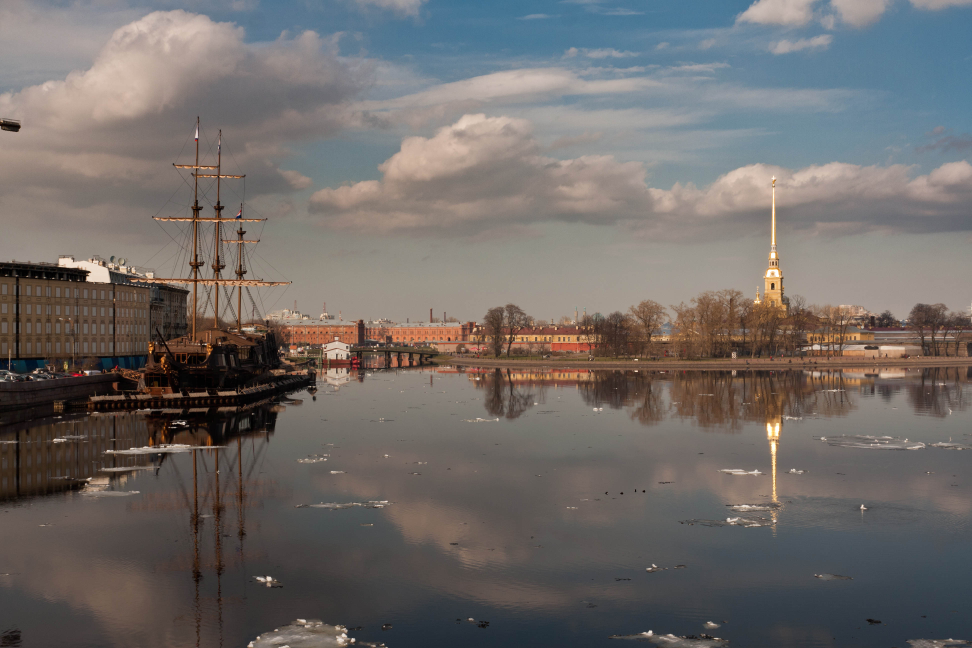
#> input picture data/boat1.jpg, 3888 x 2592 px (shown at 1/4 size)
$ python run_experiments.py
#> lines starting #> are read from the running program, lines starting #| are printed output that depends on the picture; after the words box and inside, x2 and y2 are one past the last pixel; in counts of white or black regions, pixels touching at a corner belong together
### src/stitching.py
"""SIFT + FLANN + RANSAC 的透明实现，不调用 cv2.Stitcher。"""
from dataclasses import dataclass
from pathlib import Path
import time
import cv2
import numpy as np


class StitchingError(ValueError):
    """输入、匹配或几何估计不满足拼接条件。"""


@dataclass
class Features:
    keypoints: list
    descriptors: np.ndarray


def read_image(path, max_side=1200):
    """兼容中文路径；等比例缩小以控制 SIFT 和画布内存。"""
    path = Path(path)
    if not path.is_file():
        raise FileNotFoundError(f'图像不存在: {path}')
    image = cv2.imdecode(np.fromfile(str(path), dtype=np.uint8), cv2.IMREAD_COLOR)
    if image is None:
        raise StitchingError(f'无法解码图像: {path}')
    scale = min(1.0, max_side / max(image.shape[:2]))
    if scale < 1:
        image = cv2.resize(image, None, fx=scale, fy=scale, interpolation=cv2.INTER_AREA)
    return image


def save_image(path, image):
    path = Path(path)
    path.parent.mkdir(parents=True, exist_ok=True)
    ok, data = cv2.imencode(path.suffix, image)
    if not ok:
        raise IOError(f'图像编码失败: {path}')
    data.tofile(str(path))


def extract_features(image, nfeatures=5000):
    gray = cv2.cvtColor(image, cv2.COLOR_BGR2GRAY)
    kp, des = cv2.SIFT_create(nfeatures=nfeatures).detectAndCompute(gray, None)
    if des is None or len(kp) < 4:
        raise StitchingError('有效 SIFT 特征不足；请使用有纹理且存在重叠的照片。')
    return Features(kp, des.astype(np.float32))


def estimate_homography(a, b, ratio=0.7, ransac_threshold=5.0, features=None):
    """匹配 query=A, train=B；返回的 H 始终将 B 坐标映射到 A。"""
    if not 0 < ratio < 1 or ransac_threshold <= 0:
        raise ValueError('ratio 应在 (0,1)，RANSAC 阈值应大于 0。')
    cv2.setRNGSeed(42)
    fa, fb = features if features is not None else (extract_features(a), extract_features(b))
    matcher = cv2.FlannBasedMatcher(dict(algorithm=1, trees=5), dict(checks=50))
    knn = matcher.knnMatch(fa.descriptors, fb.descriptors, k=2)
    good = [pair[0] for pair in knn if len(pair) == 2 and pair[0].distance < ratio * pair[1].distance]
    if len(good) < 8:
        raise StitchingError(f'仅有 {len(good)} 个候选匹配，至少需要 8 个可靠候选。')
    src = np.float32([fb.keypoints[m.trainIdx].pt for m in good]).reshape(-1, 1, 2)
    dst = np.float32([fa.keypoints[m.queryIdx].pt for m in good]).reshape(-1, 1, 2)
    H, mask = cv2.findHomography(src, dst, cv2.RANSAC, ransac_threshold,
                                 maxIters=5000, confidence=0.995)
    if H is None or mask is None or not np.isfinite(H).all() or abs(H[2, 2]) < 1e-12:
        raise StitchingError('单应矩阵估计失败或退化。')
    H = H / H[2, 2]
    inside = mask.ravel().astype(bool)
    if inside.sum() < 8 or inside.mean() < 0.2 or np.linalg.matrix_rank(H) < 3:
        raise StitchingError(f'几何一致性不足: {inside.sum()}/{len(good)} 个内点。')
    errors = np.linalg.norm((cv2.perspectiveTransform(src, H) - dst).reshape(-1, 2), axis=1)
    metrics = dict(keypoints_a=len(fa.keypoints), keypoints_b=len(fb.keypoints),
                   knn_pairs=len(knn), good_matches=len(good), inliers=int(inside.sum()),
                   inlier_ratio=float(inside.mean()),
                   inlier_rmse_px=float(np.sqrt(np.mean(errors[inside] ** 2))),
                   inlier_median_px=float(np.median(errors[inside])),
                   ratio=ratio, ransac_threshold_px=ransac_threshold)
    return dict(H=H, mask=inside, matches=good, features_a=fa, features_b=fb,
                errors=errors, metrics=metrics)


def corners(image):
    h, w = image.shape[:2]
    return np.float32([[0, 0], [w, 0], [w, h], [0, h]]).reshape(-1, 1, 2)


def warp_layers(images, homographies, max_pixels=25_000_000):
    """联合角点计算画布；独立掩膜保留照片中的真实黑色像素。"""
    if len(images) != len(homographies) or not images:
        raise ValueError('图像与变换数量必须一致且非空。')
    transformed = []
    for image, H in zip(images, homographies):
        points = corners(image)
        z = np.c_[points.reshape(-1, 2), np.ones(4)] @ H[2, :]
        if np.min(np.abs(z)) < 1e-6 or (z.min() < 0 < z.max()):
            raise StitchingError('变换跨越投影无穷远线，拒绝分配画布。')
        transformed.append(cv2.perspectiveTransform(points, H))
    all_points = np.concatenate(transformed).reshape(-1, 2)
    if not np.isfinite(all_points).all():
        raise StitchingError('变换后的角点包含非有限值。')
    lower = np.floor(all_points.min(axis=0)).astype(np.int64)
    upper = np.ceil(all_points.max(axis=0)).astype(np.int64)
    width, height = (upper - lower).tolist()
    if width <= 0 or height <= 0 or width * height > max_pixels:
        raise StitchingError(f'画布尺寸异常: {width} x {height}。')
    T = np.array([[1, 0, -lower[0]], [0, 1, -lower[1]], [0, 0, 1]], dtype=np.float64)
    layers, masks = [], []
    for image, H in zip(images, homographies):
        layers.append(cv2.warpPerspective(image, T @ H, (width, height)))
        mask = np.full(image.shape[:2], 255, np.uint8)
        masks.append(cv2.warpPerspective(mask, T @ H, (width, height), flags=cv2.INTER_NEAREST) > 0)
    return layers, masks, T


def blend_layers(layers, masks, mode='feather'):
    if mode not in ('overwrite', 'feather'):
        raise ValueError('融合方式仅支持 overwrite 或 feather。')
    if mode == 'overwrite':
        result = np.zeros_like(layers[0])
        # 与参考代码一致：B 先绘制，A 最后覆盖。
        for layer, mask in reversed(list(zip(layers, masks))):
            result[mask] = layer[mask]
        return result
    numerator = np.zeros(layers[0].shape, np.float32)
    denominator = np.zeros(layers[0].shape[:2], np.float32)
    for layer, mask in zip(layers, masks):
        # 外围补零，使满幅掩膜也有可解释的边缘距离。
        distance = cv2.distanceTransform(np.pad(mask.astype(np.uint8), 1), cv2.DIST_L2, 3)[1:-1, 1:-1]
        weight = (distance + 1e-3) * mask
        numerator += layer.astype(np.float32) * weight[..., None]
        denominator += weight
    return np.clip(numerator / np.maximum(denominator[..., None], 1e-6), 0, 255).astype(np.uint8)


def stitch_pair(a, b, ratio=0.7, ransac_threshold=5.0, features=None):
    start = time.perf_counter()
    fit = estimate_homography(a, b, ratio, ransac_threshold, features)
    layers, masks, T = warp_layers([a, b], [np.eye(3), fit['H']])
    overlap = masks[0] & masks[1]
    if int(overlap.sum()) < 100:
        raise StitchingError('有效重叠区域过小。')
    feather = blend_layers(layers, masks, 'feather')
    overwrite = blend_layers(layers, masks, 'overwrite')
    fit['metrics'].update(canvas_width=feather.shape[1], canvas_height=feather.shape[0],
                          overlap_pixels=int(overlap.sum()),
                          overlap_mae=float(np.abs(layers[0][overlap].astype(float)-layers[1][overlap]).mean()),
                          elapsed_seconds=time.perf_counter()-start)
    return dict(**fit, layers=layers, masks=masks, T=T, feather=feather, overwrite=overwrite)


def draw_matches(a, b, fit, max_matches=80, inliers_only=True):
    selected = [m for i, m in enumerate(fit['matches']) if not inliers_only or fit['mask'][i]]
    selected = sorted(selected, key=lambda m: m.distance)[:max_matches]
    return cv2.drawMatches(a, fit['features_a'].keypoints, b, fit['features_b'].keypoints,
                           selected, None, matchColor=(60, 220, 60),
                           flags=cv2.DrawMatchesFlags_NOT_DRAW_SINGLE_POINTS)

### src/experiments.py
"""可复现的三场景实验、参数消融、受控亮度变化及三图扩展。"""
import csv
import json
import platform
import os
import sys
from pathlib import Path
import cv2
import numpy as np
import matplotlib
matplotlib.use('Agg')
import matplotlib.pyplot as plt
from .stitching import (read_image, save_image, extract_features, estimate_homography,
                        stitch_pair, draw_matches, warp_layers, blend_layers, StitchingError)

SCENES = {'boat': ('boat1.jpg', 'boat2.jpg'),
          'budapest': ('budapest1.jpg', 'budapest2.jpg'),
          'newspaper': ('newspaper1.jpg', 'newspaper2.jpg')}


def panel(path, images, titles, columns=2):
    rows = (len(images) + columns - 1) // columns
    fig, axes = plt.subplots(rows, columns, figsize=(14, 4 * rows), squeeze=False)
    for ax, image, title in zip(axes.flat, images, titles):
        ax.imshow(cv2.cvtColor(image, cv2.COLOR_BGR2RGB))
        ax.set_title(title, fontsize=11); ax.axis('off')
    for ax in list(axes.flat)[len(images):]:
        ax.axis('off')
    fig.tight_layout(); fig.savefig(path, dpi=130, bbox_inches='tight'); plt.close(fig)


def write_csv(path, rows):
    with Path(path).open('w', encoding='utf-8', newline='') as f:
        writer = csv.DictWriter(f, fieldnames=list(rows[0]))
        writer.writeheader(); writer.writerows(rows)


def run_experiments(root, max_side=1200):
    root = Path(root); out = root / 'results'; out.mkdir(exist_ok=True)
    cv2.setNumThreads(1)
    summary, sweep = [], []
    all_images = []; titles = []
    for name, files in SCENES.items():
        a, b = [read_image(root / 'data' / file, max_side) for file in files]
#> in read_image, image is the input picture: shape (2592, 3888, 3); mean B, G, R 104, 106.6, 111.8
#> call 2 of read_image, with max_side = 1200
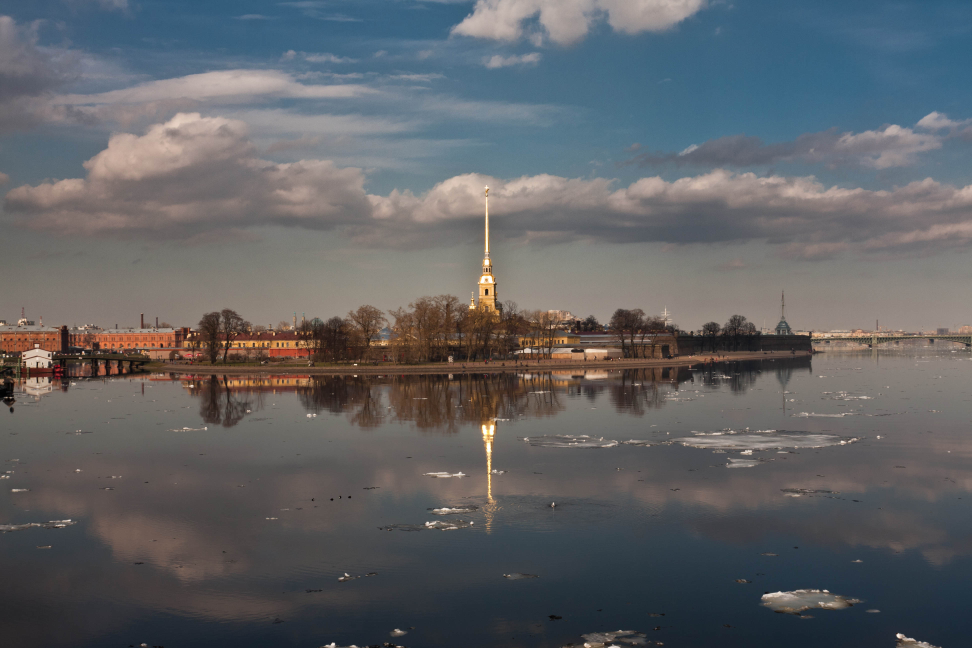
#> input picture data/boat2.jpg, 3888 x 2592 px (shown at 1/4 size)
#> in read_image, image is the input picture: shape (2592, 3888, 3); mean B, G, R 101, 98, 96.5
        all_images.extend([a, b]); titles.extend([files[0], files[1]])
        fit = stitch_pair(a, b)
#> in extract_features, `kp, des = cv2.SIFT_create(nfeatures=nfeatures).detectAndCompute(gray, ..`: kp = 2495 keypoints; strongest (x, y, size): (436, 790, 3.3), (226, 522, 2.8), (332, 714, 3.9), (107, 460, 3.9)
#> in extract_features (call 2), `kp, des = cv2.SIFT_create(nfeatures=nfeatures).detectAndCompute(gray, ..`: kp = 1747 keypoints; strongest (x, y, size): (1109, 785, 3.8), (411, 795, 2.9), (582, 645, 2.2), (439, 450, 1.9)
#> in estimate_homography, `knn = matcher.knnMatch(fa.descriptors, fb.descriptors, k=2)`: knn = 2495 matches
#> in estimate_homography, `good = [pair[0] for pair in knn if len(pair) == 2 and pair[0].distance..`: good = 742 matches
#> in estimate_homography, `src = np.float32([fb.keypoints[m.trainIdx].pt for m in good]).reshape(..`: src = 742 rows, first 8: [1031.3, 421.1], [1031.3, 421.1], [328.4, 443.1], [80.34, 479.8], [1082.1, 754.1], [960.4, 759.2], [10.08, 418.6], [10.08, 418.6]
#> in estimate_homography, `dst = np.float32([fa.keypoints[m.queryIdx].pt for m in good]).reshape(..`: dst = 742 rows, first 8: [18.02, 367.1], [239.6, 232.2], [242.3, 647], [249.2, 255.9], [273, 485.9], [273.8, 509.9], [369, 410.2], [369, 410.2]
#> in estimate_homography, `H, mask = cv2.findHomography(src, dst, cv2.RANSAC, ransac_threshold, m..`: H = [[0.805, -0.000924, 376.6], [-0.063, 0.933, 20.04], [-0.000166, 3.24e-06, 1]]; mask = 742 values, max 1 at index 9, min 0 at index 0, mean 0.925
#> in estimate_homography, `errors = np.linalg.norm((cv2.perspectiveTransform(src, H) - dst).resha..`: errors = 742 values, max 1436 at index 0, min 0.00306 at index 393, mean 11.64
#> in estimate_homography, `metrics = dict(keypoints_a=len(fa.keypoints), keypoints_b=len(fb.keypo..`: metrics = 10 items
#> in stitch_pair, `fit = estimate_homography(a, b, ratio, ransac_threshold, features)`: fit = 7 items
#> the loop in warp_layers, `for image, H in zip(images, homographies):` made 2 passes
#> (H, points, z) on pass 1: ([[1, 0, 0], [0, 1, 0], [0, 0, 1]], [[0, 0], [1200, 0], [1200, 800], [0, 800]], [1, 1, 1, 1])
#> after the loop in warp_layers, `for image, H in zip(images, homographies):`: transformed = [[[0, 0], [1200, 0], [1200, 800], [0, 800]], [[376.6, 20.04], [1676.4, -69.34], [1670, 859.8], [374.9, 764.4]]]
#> in warp_layers, `all_points = np.concatenate(transformed).reshape(-1, 2)`: all_points = [[0, 0], [1200, 0], [1200, 800], [0, 800], [376.6, 20.04], [1676.4, -69.34], [1670, 859.8], [374.9, 764.4]]
#> in warp_layers, `lower = np.floor(all_points.min(axis=0)).astype(np.int64)`: lower = [0, -70]
#> in warp_layers, `upper = np.ceil(all_points.max(axis=0)).astype(np.int64)`: upper = [1677, 860]
#> in warp_layers, `width, height = (upper - lower).tolist()`: width = 1677; height = 930
#> in warp_layers, `T = np.array([[1, 0, -lower[0]], [0, 1, -lower[1]], [0, 0, 1]], dtype=..`: T = [[1, 0, 0], [0, 1, 70], [0, 0, 1]]
#> the loop in warp_layers, `for image, H in zip(images, homographies):` made 2 passes
#> H on pass 1: [[1, 0, 0], [0, 1, 0], [0, 0, 1]]
#> after the loop in warp_layers, `for image, H in zip(images, homographies):`: layers = 2 items
#> in stitch_pair, `layers, masks, T = warp_layers([a, b], [np.eye(3), fit['H']])`: T = [[1, 0, 0], [0, 1, 70], [0, 0, 1]]
#> in stitch_pair, `overlap = masks[0] & masks[1]`:
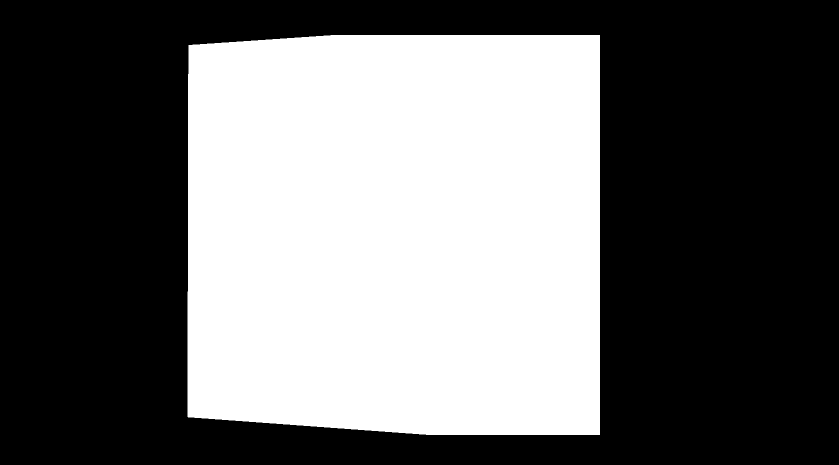
#> overlap: shape (930, 1677) bool (shown at 1/2 size); 41.5% white; 1 white region, box (x1, y1, x2, y2) and area: (375, 70, 1200, 870) 647885
#> the loop in blend_layers, `for layer, mask in zip(layers, masks):` made 2 passes
#> after the loop in blend_layers, `for layer, mask in zip(layers, masks):`:
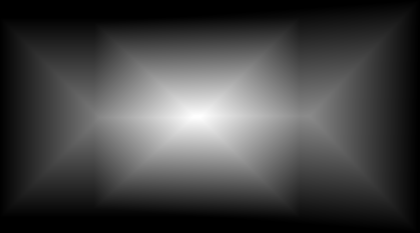
#> denominator: shape (930, 1677) float32 (shown at 1/4 size); min 0, max 761.1, mean 201.2; drawn with min black and max white
#> after the loop in blend_layers, `for layer, mask in zip(layers, masks):`:
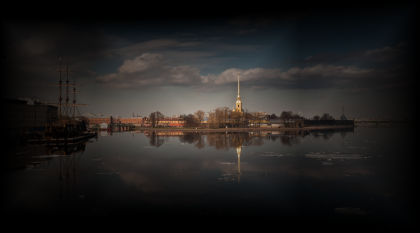
#> numerator: shape (930, 1677, 3) float32 (shown at 1/4 size); mean of channels 0, 1, 2 20469.3, 21261.4, 22576.1; drawn with min black and max white
#> in blend_layers, `return np.clip(numerator / np.maximum(denominator[..., None], 1e-6), 0..`:
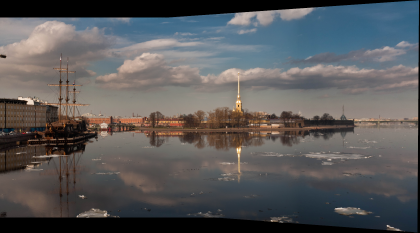
#> returned value: shape (930, 1677, 3) (shown at 1/4 size); mean of channels 0, 1, 2 90.7, 89.9, 90.7; drawn as B, G, R
#> the loop in blend_layers (call 2), `for layer, mask in reversed(list(zip(layers, masks))):` made 2 passes
#> fit = 12 items
        for mode in ('feather', 'overwrite'):
            save_image(out / f'{name}_{mode}.jpg', fit[mode])
        save_image(out / f'{name}_matches.jpg', draw_matches(a, b, fit))
#> in draw_matches, `selected = [m for i, m in enumerate(fit['matches']) if not inliers_onl..`: selected = 686 matches
#> in draw_matches, `selected = sorted(selected, key=lambda m: m.distance)[:max_matches]`: selected = 80 matches
#> in draw_matches, `return cv2.drawMatches(a, fit['features_a'].keypoints, b, fit['feature..`:
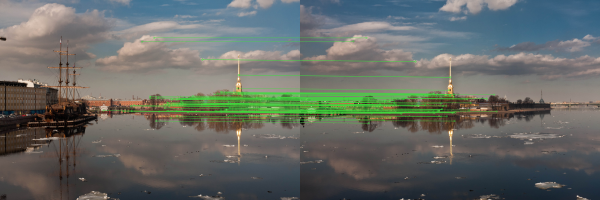
#> returned value: shape (800, 2400, 3) (shown at 1/4 size); mean of channels 0, 1, 2 101.7, 106.6, 102.1; drawn as B, G, R
        kp = cv2.drawKeypoints(a, fit['features_a'].keypoints[:500], None,
                               flags=cv2.DRAW_MATCHES_FLAGS_DRAW_RICH_KEYPOINTS)
        save_image(out / f'{name}_keypoints.jpg', kp)
        panel(out / f'{name}_comparison.png', [fit['overwrite'], fit['feather']],
              ['Direct overwrite (reference baseline)', 'Distance feather blending'])
#> in panel, `rows = (len(images) + columns - 1) // columns`: rows = 1
#> the loop in panel, `for ax, image, title in zip(axes.flat, images, titles):` made 2 passes
#> in panel, `fig.tight_layout()`:
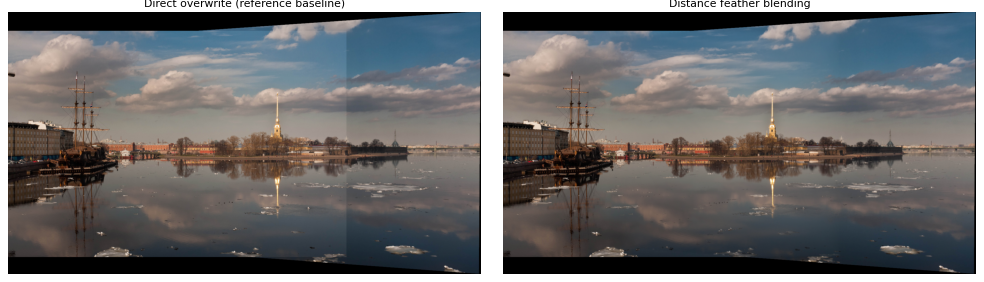
#> figure drawn by matplotlib, 2 panels
        row = dict(scene=name, input_a=files[0], input_b=files[1],
                   width_a=a.shape[1], height_a=a.shape[0], width_b=b.shape[1], height_b=b.shape[0],
                   **fit['metrics'])
#> row = 22 items
        summary.append(row)
        (out / f'{name}_homography.json').write_text(json.dumps(
            {'direction': 'B_to_A', 'H': fit['H'].tolist(), 'T': fit['T'].tolist()}, indent=2), encoding='utf-8')
        features = (fit['features_a'], fit['features_b'])
        for ratio in (0.55, 0.65, 0.70, 0.75, 0.85):
            for threshold in (2.0, 5.0):
                try:
                    result = estimate_homography(a, b, ratio, threshold, features)
                    m = result['metrics']
                    sweep.append(dict(scene=name, ratio=ratio, ransac_threshold_px=threshold,
                                      good_matches=m['good_matches'], inliers=m['inliers'],
                                      inlier_ratio=m['inlier_ratio'], inlier_rmse_px=m['inlier_rmse_px'], status='ok'))
                except StitchingError as e:
                    sweep.append(dict(scene=name, ratio=ratio, ransac_threshold_px=threshold,
                                      good_matches='', inliers='', inlier_ratio='', inlier_rmse_px='', status=str(e)))
#> this loop made 5 passes
#> after the loop, sweep = 10 items
        print(name, json.dumps(fit['metrics']), flush=True)
#> (printed output is left out)
    panel(out / 'inputs.png', all_images, titles)
    write_csv(out / 'metrics.csv', summary); write_csv(out / 'parameter_sweep.csv', sweep)
    # 固定基础 H，只改变 B 的亮度，隔离几何估计与曝光变化。
    a, b = [read_image(root/'data'/f, max_side) for f in SCENES['boat']]
    basic = stitch_pair(a, b)
#> in extract_features (call 7), `kp, des = cv2.SIFT_create(nfeatures=nfeatures).detectAndCompute(gray, ..`: kp = 2495 keypoints; strongest (x, y, size): (436, 790, 3.3), (226, 522, 2.8), (332, 714, 3.9), (107, 460, 3.9)
#> in extract_features (call 8), `kp, des = cv2.SIFT_create(nfeatures=nfeatures).detectAndCompute(gray, ..`: kp = 1747 keypoints; strongest (x, y, size): (1109, 785, 3.8), (411, 795, 2.9), (582, 645, 2.2), (439, 450, 1.9)
#> in estimate_homography (call 34), `knn = matcher.knnMatch(fa.descriptors, fb.descriptors, k=2)`: knn = 2495 matches
#> in estimate_homography (call 34), `good = [pair[0] for pair in knn if len(pair) == 2 and pair[0].distance..`: good = 742 matches
#> basic = 12 items
    darker = np.clip(b.astype(np.float32)*0.65, 0, 255).astype(np.uint8)
    layers, masks, _ = warp_layers([a, darker], [np.eye(3), basic['H']])
#> layers = 2 items; masks = 2 items
    hard, soft = [blend_layers(layers, masks, mode) for mode in ('overwrite', 'feather')]
    save_image(out/'boat_dark_overwrite.jpg', hard); save_image(out/'boat_dark_feather.jpg', soft)
    panel(out/'brightness_comparison.png', [hard, soft],
          ['B intensity x 0.65: overwrite', 'B intensity x 0.65: feather (no exposure correction)'])
    # 三图以 boat2 为统一参考，直接估计左右图到参考图的变换。
    images = [read_image(root/'data'/f'boat{i}.jpg', max_side) for i in (1,2,3)]
    f1 = estimate_homography(images[1], images[0]); f3 = estimate_homography(images[1], images[2])
    layers, masks, T = warp_layers(images, [f1['H'], np.eye(3), f3['H']])
    triple = blend_layers(layers, masks)
    save_image(out/'boat_three_images.jpg', triple)
    triple_info = dict(reference='boat2.jpg', width=triple.shape[1], height=triple.shape[0],
                       boat1_to_boat2=f1['metrics'], boat3_to_boat2=f3['metrics'],
                       H1=f1['H'].tolist(), H3=f3['H'].tolist(), T=T.tolist())
    (out/'three_image_metrics.json').write_text(json.dumps(triple_info, indent=2), encoding='utf-8')
    fig, axes = plt.subplots(1, 3, figsize=(14, 4))
    for ax, scene in zip(axes, SCENES):
        for threshold, style in [(2.0, '-o'), (5.0, '-s')]:
            rows = [r for r in sweep if r['scene']==scene and r['ransac_threshold_px']==threshold and r['status']=='ok']
            ax.plot([r['ratio'] for r in rows], [r['inlier_ratio'] for r in rows], style, label=f'RANSAC {threshold:g} px')
        ax.set(title=scene, xlabel='Lowe ratio', ylabel='Inlier fraction', ylim=(0,1.05))
        ax.grid(alpha=.25); ax.legend()
    fig.tight_layout(); fig.savefig(out/'parameter_sweep.png',dpi=160); plt.close(fig)
    environment = dict(python=platform.python_version(), platform=platform.platform(),
                       opencv=cv2.__version__, numpy=np.__version__, matplotlib=matplotlib.__version__,
                       max_side=max_side, seed=42, opencv_threads=1,
                       conda_environment=os.environ.get('CONDA_DEFAULT_ENV', Path(sys.prefix).name),
                       conda_runtime=(Path(sys.prefix)/'conda-meta').is_dir(),
                       note='Timing is one run, including feature extraction, warping and two blending modes; excludes IO.')
    (out/'environment.json').write_text(json.dumps(environment, indent=2), encoding='utf-8')
    (out/'summary.json').write_text(json.dumps(summary, indent=2), encoding='utf-8')
    return summary, sweep, triple_info

### scripts/run_experiments.py
from pathlib import Path
import argparse
import sys
ROOT = Path(__file__).resolve().parents[1]
sys.path.insert(0, str(ROOT))
from src.experiments import run_experiments

if __name__ == '__main__':
    parser = argparse.ArgumentParser(description='运行实验三全部场景与参数对比')
    parser.add_argument('--max-side', type=int, default=1200)
    args = parser.parse_args()
#> (the run stopped early here; a loop or call above may not have finished)
